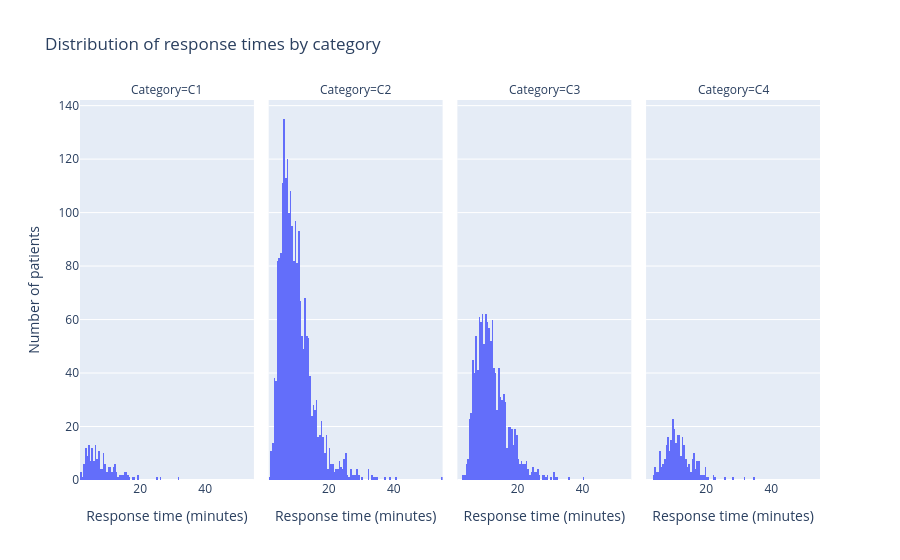

Notebook cell for this chart:
### Markdown cell above
### Example plot: distribution of response times by response category

### Code cell
df = pd.DataFrame(
    {
        "response_time": [p.response_time for p in model.patients],
        "category": [p.category for p in model.patients],
    }
)

fig = px.histogram(
    df,
    x="response_time",
    facet_col="category",
    category_orders={"category": ["C1", "C2", "C3", "C4"]},
    labels={
        "response_time": "Response time (minutes)",
        "category": "Category",
    },
    title="Distribution of response times by category",
)

fig.layout.yaxis.title.text = "Number of patients"

fig.show()

### Figure 1 — Plotly figure (JSON) as saved in the notebook; plotly's stock layout.template omitted (floating-point values rounded to 4 significant figures; data arrays with more than 128 entries replaced by an {"elided": "..."} marker saying what was removed)
{"data": [{"bingroup": "x", "hovertemplate": "Category=C1<br>Response time (minutes)=%{x}<br>count=%{y}<extra></extra>", "legendgroup": "", "marker": {"color": "#636efa", "pattern": {"shape": ""}}, "name": "", "orientation": "v", "showlegend": false, "type": "histogram", "x": {"elided": "179 float values"}, "xaxis": "x", "yaxis": "y"}, {"bingroup": "x", "hovertemplate": "Category=C2<br>Response time (minutes)=%{x}<br>count=%{y}<extra></extra>", "legendgroup": "", "marker": {"color": "#636efa", "pattern": {"shape": ""}}, "name": "", "orientation": "v", "showlegend": false, "type": "histogram", "x": {"elided": "2184 float values"}, "xaxis": "x2", "yaxis": "y2"}, {"bingroup": "x", "hovertemplate": "Category=C3<br>Response time (minutes)=%{x}<br>count=%{y}<extra></extra>", "legendgroup": "", "marker": {"color": "#636efa", "pattern": {"shape": ""}}, "name": "", "orientation": "v", "showlegend": false, "type": "histogram", "x": {"elided": "1243 float values"}, "xaxis": "x3", "yaxis": "y3"}, {"bingroup": "x", "hovertemplate": "Category=C4<br>Response time (minutes)=%{x}<br>count=%{y}<extra></extra>", "legendgroup": "", "marker": {"color": "#636efa", "pattern": {"shape": ""}}, "name": "", "orientation": "v", "showlegend": false, "type": "histogram", "x": {"elided": "304 float values"}, "xaxis": "x4", "yaxis": "y4"}], "layout": {"annotations": [{"font": {}, "showarrow": false, "text": "Category=C1", "x": 0.1175, "xanchor": "center", "xref": "paper", "y": 1, "yanchor": "bottom", "yref": "paper"}, {"font": {}, "showarrow": false, "text": "Category=C2", "x": 0.3725, "xanchor": "center", "xref": "paper", "y": 1, "yanchor": "bottom", "yref": "paper"}, {"font": {}, "showarrow": false, "text": "Category=C3", "x": 0.6275, "xanchor": "center", "xref": "paper", "y": 1, "yanchor": "bottom", "yref": "paper"}, {"font": {}, "showarrow": false, "text": "Category=C4", "x": 0.8825, "xanchor": "center", "xref": "paper", "y": 1, "yanchor": "bottom", "yref": "paper"}], "barmode": "relative", "legend": {"tracegroupgap": 0}, "title": {"text": "Distribution of response times by category"}, "xaxis": {"anchor": "y", "domain": [0, 0.235], "title": {"text": "Response time (minutes)"}}, "xaxis2": {"anchor": "y2", "domain": [0.255, 0.49], "matches": "x", "title": {"text": "Response time (minutes)"}}, "xaxis3": {"anchor": "y3", "domain": [0.51, 0.745], "matches": "x", "title": {"text": "Response time (minutes)"}}, "xaxis4": {"anchor": "y4", "domain": [0.765, 1.0], "matches": "x", "title": {"text": "Response time (minutes)"}}, "yaxis": {"anchor": "x", "domain": [0, 1], "title": {"text": "Number of patients"}}, "yaxis2": {"anchor": "x2", "domain": [0, 1], "matches": "y", "showticklabels": false}, "yaxis3": {"anchor": "x3", "domain": [0, 1], "matches": "y", "showticklabels": false}, "yaxis4": {"anchor": "x4", "domain": [0, 1], "matches": "y", "showticklabels": false}}}
